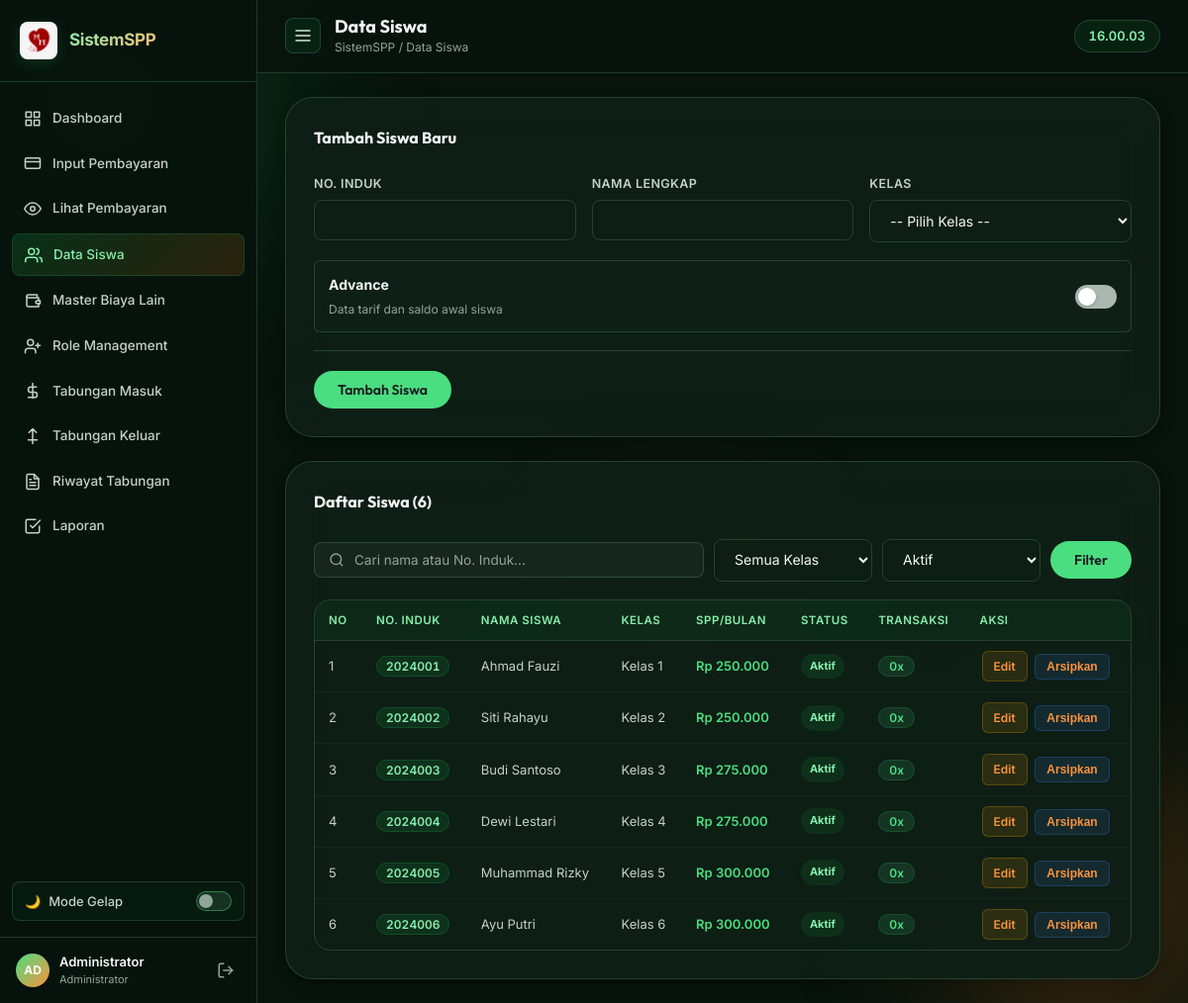
/siswa/daftar.php (signed in), run on the app's committed database.
### tables this page shows
CREATE TABLE `siswa` (
  `id`              INT AUTO_INCREMENT PRIMARY KEY,
  `NO_INDUK`        VARCHAR(10) NOT NULL UNIQUE,
  `NAMA`            VARCHAR(100) NOT NULL,
  `KELAS`           CHAR(1) NOT NULL,
  `SPP_PERBULAN`    DECIMAL(15,2) NOT NULL DEFAULT 0,
  `PANGKAL`         DECIMAL(15,2) NOT NULL DEFAULT 0,
  `BANGUNAN`        DECIMAL(15,2) NOT NULL DEFAULT 0,
  `SERAGAM`         DECIMAL(15,2) NOT NULL DEFAULT 0,
  `KEGIATAN`        DECIMAL(15,2) NOT NULL DEFAULT 0,
  `PANGKAL_BAYAR`   DECIMAL(15,2) NOT NULL DEFAULT 0,
  `BANGUNAN_BAYAR`  DECIMAL(15,2) NOT NULL DEFAULT 0,
  `SERAGAM_BAYAR`   DECIMAL(15,2) NOT NULL DEFAULT 0,
  `KEGIATAN_BAYAR`  DECIMAL(15,2) NOT NULL DEFAULT 0,
  `POMG`            DECIMAL(15,2) NOT NULL DEFAULT 0,
  `DAFTAR_ULANG`    DECIMAL(15,2) NOT NULL DEFAULT 0,
  `NO_induk_diknas` CHAR(10) DEFAULT NULL,
  `potong_pangkal`  DECIMAL(15,2) NOT NULL DEFAULT 0,
  `tot_pangkal`     DECIMAL(15,2) NOT NULL DEFAULT 0,
  `tot_du`          DECIMAL(15,2) NOT NULL DEFAULT 0,
  `potong_du`       DECIMAL(15,2) NOT NULL DEFAULT 0,
  `is_active`       TINYINT(1) NOT NULL DEFAULT 1,
  `created_at`      TIMESTAMP DEFAULT CURRENT_TIMESTAMP,
  KEY `idx_siswa_status_kelas_nama` (`is_active`, `KELAS`, `NAMA`),
  CONSTRAINT `chk_siswa_kelas_sd` CHECK (`KELAS` IN ('1','2','3','4','5','6'))
);

### siswa/daftar.php (the view, shortened to what this page needs)
<?php
require_once '../koneksi.php';
$oldInput = $_SESSION['student_old_input'] ?? [];
$editId = (int)($_GET['edit'] ?? 0);
$editStudent = $editId > 0 ? find_student($koneksi, $editId) : null;
$query = trim((string)($_GET['q'] ?? ''));
$filterClass = (string)($_GET['kelas'] ?? '');
$filterStatus = (string)($_GET['status'] ?? 'active');
$stmtList = $koneksi->prepare("
    SELECT s.*,
      (SELECT COUNT(*) FROM bayar p WHERE p.NO_INDUK = s.NO_INDUK) AS jml_bayar,
      ((SELECT COUNT(*) FROM bayar p WHERE p.NO_INDUK = s.NO_INDUK) +
       (SELECT COUNT(*) FROM bayar_du du WHERE du.no_induk = s.NO_INDUK) +
       (SELECT COUNT(*) FROM transaksi_m tm WHERE tm.NO_INDUK = s.NO_INDUK) +
       (SELECT COUNT(*) FROM transaksi_k tk WHERE tk.NO_INDUK = s.NO_INDUK)) AS history_count
    FROM siswa s
    WHERE (? = '' OR s.NO_INDUK LIKE CONCAT('%', ?, '%') OR s.NAMA LIKE CONCAT('%', ?, '%'))
      AND (? = '' OR s.KELAS = ?)
      AND (? = 'all' OR s.is_active = IF(? = 'archived', 0, 1))
    ORDER BY s.is_active DESC, CAST(s.KELAS AS UNSIGNED), s.NAMA ASC
");
$stmtList->bind_param('sssssss', $query, $query, $query, $filterClass, $filterClass, $filterStatus, $filterStatus);
$stmtList->execute();
$studentRows = $stmtList->get_result()->fetch_all(MYSQLI_ASSOC);
$formStudent = $editStudent ?? [];
$fieldMap = [
    'no_induk' => 'NO_INDUK', 'nama' => 'NAMA', 'kelas' => 'KELAS',
    'no_induk_diknas' => 'NO_induk_diknas', 'spp_perbulan' => 'SPP_PERBULAN',
    'pangkal' => 'PANGKAL', 'bangunan' => 'BANGUNAN', 'seragam' => 'SERAGAM',
    'kegiatan' => 'KEGIATAN', 'pomg' => 'POMG', 'daftar_ulang' => 'DAFTAR_ULANG',
    'potong_pangkal' => 'potong_pangkal', 'potong_du' => 'potong_du',
    'pangkal_bayar' => 'PANGKAL_BAYAR', 'bangunan_bayar' => 'BANGUNAN_BAYAR',
    'seragam_bayar' => 'SERAGAM_BAYAR', 'kegiatan_bayar' => 'KEGIATAN_BAYAR'
];
function form_student_value(string $key, array $oldInput, array $student, array $fieldMap, $default = '') {
    $column = $fieldMap[$key] ?? $key;
    return $student[$column] ?? $default;
}
?>
<!DOCTYPE html>
<html lang="id">
<head>
  <link rel="stylesheet" href="../assets/css/style.css?v=3.4" />
</head>
<body>
  <div class="bg-orbs"><div class="orb orb-1"></div><div class="orb orb-2"></div><div class="orb orb-3"></div></div>
  <div class="layout">
    <?php include '../includes/sidebar.php'; ?>
    <main class="main-content">
      <div class="topbar">
        <button class="sidebar-toggle" onclick="toggleSidebar()" id="btn-sidebar-toggle">
          <svg width="20" height="20" viewBox="0 0 24 24" fill="none" stroke="currentColor" stroke-width="2"><line x1="3" y1="12" x2="21" y2="12"/><line x1="3" y1="6" x2="21" y2="6"/><line x1="3" y1="18" x2="21" y2="18"/></svg>
        </button>
        <div class="topbar-title"><h2>Data Siswa</h2><span class="breadcrumb">SistemSPP / Data Siswa</span></div>
        <div class="clock-badge" id="liveClock">--:--:--</div>
      </div>
      <div class="main-card">
        <div class="card-title-row">
          <div class="card-title"><?= $editStudent ? 'Edit Siswa' : 'Tambah Siswa Baru' ?></div>
        </div>
        <form method="POST" action="daftar.php" id="form-master-siswa" novalidate>
          <div class="fields-grid">
            <div class="field-row">
              <label class="field-label" for="nis-baru">No. Induk</label>
              <input class="field-input" type="text" inputmode="numeric" maxlength="10" id="nis-baru" name="no_induk" required
                value="<?= htmlspecialchars((string)form_student_value('no_induk', $oldInput, $formStudent, $fieldMap)) ?>" />
            </div>
            <div class="field-row">
              <label class="field-label" for="nama-baru">Nama Lengkap</label>
              <input class="field-input" type="text" maxlength="100" id="nama-baru" name="nama" required
                value="<?= htmlspecialchars((string)form_student_value('nama', $oldInput, $formStudent, $fieldMap)) ?>" />
            </div>
            <div class="field-row">
              <label class="field-label" for="kelas-baru">Kelas</label>
              <select class="field-input field-select" id="kelas-baru" name="kelas" required>
                <option value="">-- Pilih Kelas --</option>
              </select>
            </div>
          </div>
          <label class="advanced-switch" for="advanced-enabled">
            <span><strong>Advance</strong><small>Data tarif dan saldo awal siswa</small></span>
            <span class="advanced-switch-track"><span></span></span>
          </label>
          <div class="action-bar" style="margin-top:18px">
            <button type="submit" class="btn btn-primary"><?= $editStudent ? 'Simpan Perubahan' : 'Tambah Siswa' ?></button>
          </div>
        </form>
      </div>
      <div class="main-card" style="margin-top:0">
        <div class="card-title-row"><div class="card-title">Daftar Siswa (<?= count($studentRows) ?>)</div></div>
        <form method="GET" action="daftar.php" class="filter-bar student-filter-bar">
          <div class="search-box">
            <svg width="16" height="16" viewBox="0 0 24 24" fill="none" stroke="currentColor" stroke-width="2"><circle cx="11" cy="11" r="8"/><line x1="21" y1="21" x2="16.65" y2="16.65"/></svg>
            <input type="search" name="q" value="<?= htmlspecialchars($query) ?>" placeholder="Cari nama atau No. Induk..." />
          </div>
          <select class="field-input field-select filter-sel" name="kelas">
            <option value="">Semua Kelas</option>
          </select>
          <select class="field-input field-select filter-sel" name="status">
            <option value="active" <?= $filterStatus === 'active' ? 'selected' : '' ?>>Aktif</option>
          </select>
          <button class="btn btn-primary" type="submit">Filter</button>
        </form>
        <div class="table-container">
          <table class="payment-table responsive-table">
            <thead><tr><th>No</th><th>No. Induk</th><th>Nama Siswa</th><th>Kelas</th><th>SPP/Bulan</th><th>Status</th><th>Transaksi</th><th>Aksi</th></tr></thead>
            <tbody>
              <?php if (!$studentRows): ?>
              <tr><td colspan="8"><div class="empty-state"><p>Data siswa tidak ditemukan</p></div></td></tr>
              <?php else: foreach ($studentRows as $index => $student): ?>
              <tr>
                <td data-label="No"><?= $index + 1 ?></td>
                <td data-label="No. Induk"><span class="badge-nis"><?= htmlspecialchars($student['NO_INDUK']) ?></span></td>
                <td data-label="Nama Siswa"><?= htmlspecialchars($student['NAMA']) ?></td>
                <td data-label="Kelas">Kelas <?= htmlspecialchars($student['KELAS']) ?></td>
                <td data-label="SPP/Bulan" class="nominal">Rp <?= number_format((float)$student['SPP_PERBULAN'], 0, ',', '.') ?></td>
                <td data-label="Status"><span class="master-status <?= $student['is_active'] ? 'is-active' : 'is-inactive' ?>"><?= $student['is_active'] ? 'Aktif' : 'Diarsipkan' ?></span></td>
                <td data-label="Transaksi"><span class="badge-count"><?= (int)$student['history_count'] ?>x</span></td>
                <td data-label="Aksi" class="aksi-col">
                  <a class="btn-tbl btn-tbl-edit" href="daftar.php?edit=<?= (int)$student['id'] ?>">Edit</a>
                  <form method="POST" action="daftar.php" style="display:inline" onsubmit="return confirm('<?= $student['is_active'] ? 'Arsipkan' : 'Pulihkan' ?> siswa <?= htmlspecialchars(addslashes($student['NAMA'])) ?>?')">
                    <button type="submit" class="btn-tbl btn-tbl-toggle"><?= $student['is_active'] ? 'Arsipkan' : 'Pulihkan' ?></button>
                  </form>
                </td>
              </tr>
              <?php endforeach; endif; ?>
            </tbody>
          </table>
        </div>
      </div>
    </main>
  </div>
</body>
</html>

### includes/sidebar.php (shortened to what this page needs)
<?php
$dir     = basename(dirname($_SERVER['PHP_SELF']));
if (in_array($dir, ['pembayaran', 'siswa', 'tabungan', 'laporan'])) {
    $root = '../';
} else {
    $root = '';
}
$role = $_SESSION['admin_role'] ?? '';
$allNavItems = [
  ['dashboard.php', 'Dashboard',
   '<rect x="3" y="3" width="7" height="7"/><rect x="14" y="3" width="7" height="7"/><rect x="14" y="14" width="7" height="7"/><rect x="3" y="14" width="7" height="7"/>',
   ['admin', 'bendahara']],
  ['pembayaran/form.php', 'Input Pembayaran',
   '<rect x="2" y="5" width="20" height="14" rx="2"/><line x1="2" y1="10" x2="22" y2="10"/>',
   ['admin']],
  ['pembayaran/lihat.php', 'Lihat Pembayaran',
   '<path d="M1 12s4-8 11-8 11 8 11 8-4 8-11 8-11-8-11-8z"/><circle cx="12" cy="12" r="3"/>',
   ['admin']],
  ['siswa/daftar.php', 'Data Siswa',
   '<path d="M17 21v-2a4 4 0 0 0-4-4H5a4 4 0 0 0-4 4v2"/><circle cx="9" cy="7" r="4"/><path d="M23 21v-2a4 4 0 0 0-3-3.87"/><path d="M16 3.13a4 4 0 0 1 0 7.75"/>',
   ['admin']],
  ['master_biaya_lain.php', 'Master Biaya Lain',
   '<path d="M20 12V8H6a2 2 0 0 1 0-4h12v4"/><path d="M4 6v12a2 2 0 0 0 2 2h14v-4"/><path d="M18 12a2 2 0 0 0 0 4h4v-4z"/>',
   ['admin']],
  ['role_management.php', 'Role Management',
   '<path d="M16 21v-2a4 4 0 0 0-4-4H6a4 4 0 0 0-4 4v2"/><circle cx="9" cy="7" r="4"/><line x1="19" y1="8" x2="19" y2="14"/><line x1="22" y1="11" x2="16" y2="11"/>',
   ['admin']],
  ['tabungan/masuk.php', 'Tabungan Masuk',
   '<path d="M12 2v20M17 7H9.5a3.5 3.5 0 0 0 0 7h5a3.5 3.5 0 0 1 0 7H6"/>',
   ['admin', 'kasir']],
  ['tabungan/keluar.php', 'Tabungan Keluar',
   '<path d="M6 17H18M12 22V2M7 7l5-5 5 5"/>',
   ['admin', 'kasir']],
  ['tabungan/riwayat.php', 'Riwayat Tabungan',
   '<path d="M14 2H6a2 2 0 0 0-2 2v16a2 2 0 0 0 2 2h12a2 2 0 0 0 2-2V8z"/><polyline points="14 2 14 8 20 8"/><line x1="16" y1="13" x2="8" y2="13"/><line x1="16" y1="17" x2="8" y2="17"/><polyline points="10 9 9 9 8 9"/>',
   ['admin', 'kasir', 'bendahara']],
  ['laporan/index.php', 'Laporan',
   '<path d="M9 11l3 3L22 4"/><path d="M21 12v7a2 2 0 0 1-2 2H5a2 2 0 0 1-2-2V5a2 2 0 0 1 2-2h11"/>',
   ['admin', 'bendahara']],
];
$navItems = array_filter($allNavItems, fn($item) => in_array($role, $item[3], true));
$navItems = array_values($navItems);
$roleLabels = ['admin' => 'Administrator', 'bendahara' => 'Bendahara TU', 'kasir' => 'Kasir'];
$roleLabel  = $roleLabels[$role] ?? 'Pengguna';
?>
<aside class="sidebar" id="sidebar">
  <div class="sidebar-brand">
    <div class="brand-icon brand-logo-wrap">
      <img src="<?= $root ?>assets/img/school-logo.png" alt="Logo SD MH" class="brand-logo-img" />
    </div>
    <span class="brand-name">SistemSPP</span>
  </div>
  <nav class="sidebar-nav">
    <?php foreach ($navItems as [$href, $label, $icon, $roles]):
      $isActive = (strpos($_SERVER['PHP_SELF'], str_replace('../', '', $href)) !== false) ? 'active' : '';
    ?>
    <a href="<?= $root . $href ?>" class="nav-item <?= $isActive ?>">
      <svg width="18" height="18" viewBox="0 0 24 24" fill="none" stroke="currentColor" stroke-width="2" stroke-linecap="round" stroke-linejoin="round"><?= $icon ?></svg>
      <?= $label ?>
    </a>
    <?php endforeach; ?>
  </nav>
  <div style="padding: 0 12px 8px;">
    <button class="theme-toggle" id="btn-theme-toggle" onclick="toggleTheme()" title="Ganti tema">
      <span id="theme-icon">🌙</span>
      <span id="theme-label">Mode Gelap</span>
      <span class="toggle-track"><span class="toggle-thumb"></span></span>
    </button>
  </div>
  <div class="sidebar-footer">
    <div class="admin-info">
      <div class="admin-avatar"><?= strtoupper(substr($_SESSION['admin_nama'] ?? 'AD', 0, 2)) ?></div>
      <div>
        <span class="admin-name"><?= htmlspecialchars($_SESSION['admin_nama'] ?? 'Admin') ?></span>
        <span class="admin-role"><?= $roleLabel ?></span>
      </div>
    </div>
    <a href="<?= $root ?>logout.php" class="logout-btn" title="Logout">
      <svg width="18" height="18" viewBox="0 0 24 24" fill="none" stroke="currentColor" stroke-width="2" stroke-linecap="round" stroke-linejoin="round"><path d="M9 21H5a2 2 0 0 1-2-2V5a2 2 0 0 1 2-2h4"/><polyline points="16 17 21 12 16 7"/><line x1="21" y1="12" x2="9" y2="12"/></svg>
    </a>
  </div>
</aside>

### data on the page
siswa: NO_INDUK "2024001", NAMA "Ahmad Fauzi", KELAS "1", SPP_PERBULAN "250.000", is_active "Aktif", history_count "0"
siswa: NO_INDUK "2024002", NAMA "Siti Rahayu", KELAS "2", SPP_PERBULAN "250.000", is_active "Aktif", history_count "0"
siswa: NO_INDUK "2024003", NAMA "Budi Santoso", KELAS "3", SPP_PERBULAN "275.000", is_active "Aktif", history_count "0"
siswa: NO_INDUK "2024004", NAMA "Dewi Lestari", KELAS "4", SPP_PERBULAN "275.000", is_active "Aktif", history_count "0"
siswa: NO_INDUK "2024005", NAMA "Muhammad Rizky", KELAS "5", SPP_PERBULAN "300.000", is_active "Aktif", history_count "0"
siswa: NO_INDUK "2024006", NAMA "Ayu Putri", KELAS "6", SPP_PERBULAN "300.000", is_active "Aktif", history_count "0"

### other printed values
$label "Dashboard"
$label "Input Pembayaran"
$label "Lihat Pembayaran"
$label "Data Siswa"
$label "Master Biaya Lain"
$label "Role Management"
$label "Tabungan Masuk"
$label "Tabungan Keluar"
$label "Riwayat Tabungan"
$label "Laporan"
substr($_SESSION['admin_nama'] ?? 'AD', 0, 2) "AD"
$_SESSION['admin_nama'] "Administrator"
$roleLabel "Administrator"
count($studentRows) "6"
